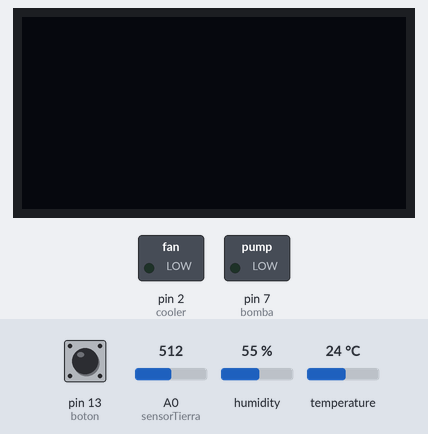
A sketch run on a simulated Arduino Uno, built with avr-gcc and run on an emulated ATmega328P. Parts: 128×64 one-colour display, switched loads named in the sketch (green lamp = pin HIGH). The inputs (shaded band) are chosen by the test bench; at power-on: pin 13 (boton) LOW, temperature 24 °C, A0 (sensorTierra) = 512, humidity 55 %. What the sketch prints to the serial monitor is not drawn.

Above: at 1.2 s.
1.3 s: pin 13 (boton) pulled HIGH for 0.15 s
At 2.3 s:
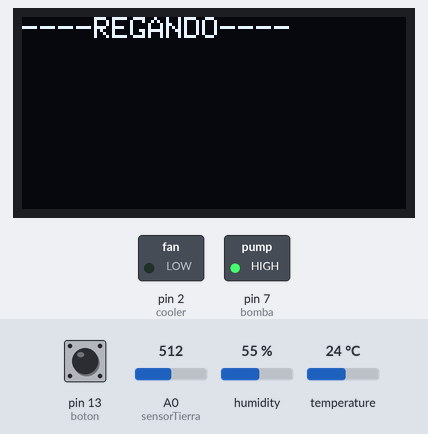
7.5 s: temperature set to 28 °C
At 9.3 s:
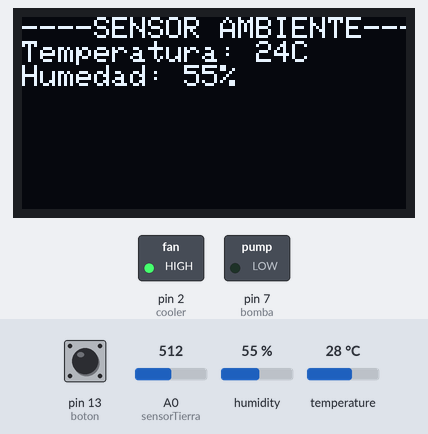
12.9 s: A0 (sensorTierra) set to 690
17.9 s: A0 (sensorTierra) set to 714
At 19.2 s:
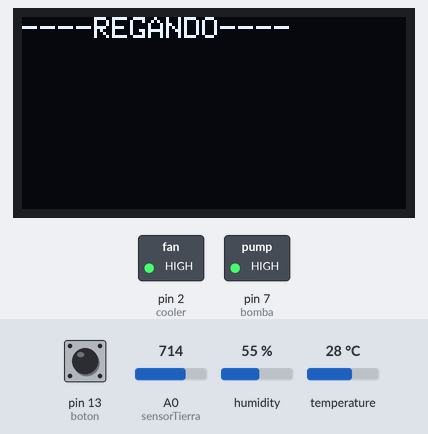
23.9 s: A0 (sensorTierra) set to 306
At 29.0 s:
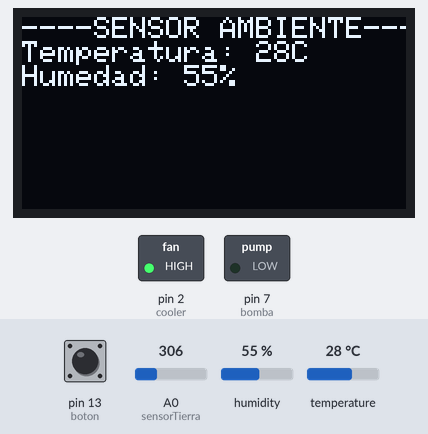
29.9 s: temperature set to 12 °C
At 33.6 s:
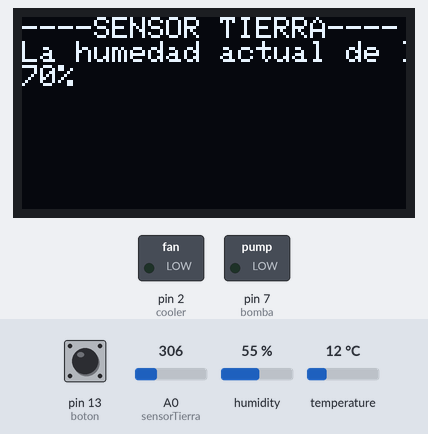
Timing chart, 0 to 35.1 s (numbered marks = the images above; inputs shaded):
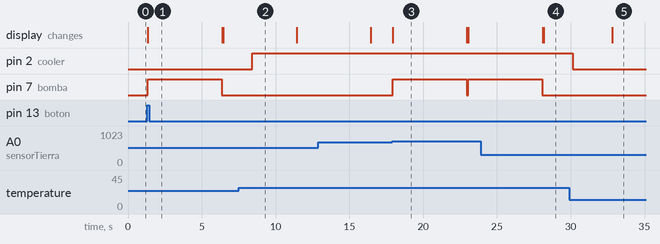

Measured:
- the behaviour switches between 26 and 27 °C on temperature (found by bisection; images 1 and 2)
- the behaviour switches between 699 and 700 on A0 (sensorTierra) (found by bisection; images 2 and 3)
- after the input at 1.3 s, pin 7 (bomba): LOW → HIGH after 0.05 s, → LOW 5.0 s later; the display: changes after 0.05 s (image 1)
- after the input at 7.5 s, pin 2 (cooler): LOW → HIGH after 0.93 s
- after the input at 17.9 s, pin 7 (bomba): LOW → HIGH at once, → LOW 5.0 s later, → HIGH 0.13 s later; the display: changes at once (image 3)
- after the input at 23.9 s, pin 7 (bomba): goes on until 28.1 s, then stays LOW; the display: first differs from a run without the input after 4.3 s (image 4)
- after the input at 29.9 s, pin 2 (cooler): HIGH → LOW after 0.24 s

The sketch:

REGADOR_AUTOMATICO.ino
```cpp
#include <DHT.h>                 //LIBRERIAS SENSOR AMBIENTAL
#include <DHT_U.h>               //LIBRERIAS SENSOR AMBIENTAL
#include "SSD1306Ascii.h"        //LIBRERIA PANTALLA OLED
#include "SSD1306AsciiAvrI2c.h"  //LIBRERIA PANTALLA OLED


// 0X3C+SA0 - 0x3C or 0x3D
#define I2C_ADDRESS 0x3C  //CODIGO DE SERIE DE PANTALLA OLED

// Defina RST_PIN adecuado si es necesario.
#define RST_PIN 10

SSD1306AsciiAvrI2c oled; //clase + objeto, manejamos hardware con "oled"


//SENSOR AMBIENTE
int sensor = 3; //Sensor DHT11 PIN 3
int temperatura;
int humedad;
DHT dht(sensor, DHT11); //Configuracion de sensor, pin + tipo

//SENSOR TIERRA
int sensorTierra = A0;  //el sensor de la tierra esta conectado al pin analogico A0
int boton = 13;         //boton en el pin 13
int bomba = 7;          //bomba en el pin 7
int cooler = 2;         // cooler en el pin 2
int pantalla = 10;

unsigned long millisBoton = 0; //almacena el valor hasta de un numero entero de 32bits
unsigned long millisPantalla = 0; //almacena el valor hasta de un numero entero de 32bits
int estadoBotonAnterior = LOW; //inicializa los estados del boton
int estadoBoton = LOW;
int estadoPantalla = 0;

void setup() {
  Serial.begin(9600);
  dht.begin(); //inicializa sensores de humedad y temperatura

  pinMode(3, INPUT);   //temperatura + humedad ambiente
  pinMode(7, OUTPUT);  //bomba
  pinMode(A0, INPUT);  //sensor en la tierra
  pinMode(13, INPUT);  //boton
  pinMode(2, OUTPUT);  //cooler
  oled.setFont(Adafruit5x7); //"INICIA PANTALLA"


#if RST_PIN >= 0
  oled.begin(&Adafruit128x64, I2C_ADDRESS, RST_PIN); //tipo de pantalla, direccion y resetpin
#else   // RST_PIN >= 0
  oled.begin(&Adafruit128x64, I2C_ADDRESS);//inicializa pantalla sin resetpin
#endif  // RST_PIN >= 0

}


void imprimirValores(int temperatura, int humedad, int suelo, int millisActuales) { //FUNCION

  if ((millisActuales - millisPantalla) >= 5000) { //cada 5 segundos muestra valores en pantalla.
    millisPantalla = millisActuales;
    switch (estadoPantalla) {
      case 0:
        oled.clear();
        oled.println("----SENSOR AMBIENTE----");
        oled.print("Temperatura: ");
        oled.print(temperatura);
        oled.print("C");
        oled.println();
        oled.print("Humedad: ");
        oled.print(humedad);
        oled.println("%");
        estadoPantalla++;
        break;
      case 1:
        oled.clear();
        oled.println("----SENSOR TIERRA----");
        oled.println("La humedad actual de la tierra es: ");
        int humedadTierra = suelo;
        humedadTierra = constrain(humedadTierra, 12, 1022);    //rango de mediciones tomadas en clase
        humedadTierra = map(humedadTierra, 1022, 12, 0, 100);  //porcentajes (12 es mojado, 1022 es SECO)
        oled.print(humedadTierra);
        oled.println("%");
        estadoPantalla--;
        break;
    }
  }
}

//Prende la bomba por 5 segundos.
void regar() { //FUNCION que activa la bomba durante 5 seg
  oled.clear();
  oled.println("----REGANDO----");
  digitalWrite(bomba, HIGH);
  delay(5000);
  digitalWrite(bomba, LOW);
  oled.clear();
}


void loop() {
  unsigned long millisActuales = millis();
  estadoBoton = digitalRead(boton);
  int humedadTierra = analogRead(sensorTierra);
  Serial.println(humedadTierra);

  temperatura = dht.readTemperature();
  humedad = dht.readHumidity();
  imprimirValores(temperatura, humedad, humedadTierra, millisActuales);


  if (humedadTierra >= 700) {
    regar();
  } else {
    digitalWrite(bomba, LOW);  //No se activa la bomba;
  }

  //RIEGO MANUAL
  if ((estadoBoton == HIGH) && (estadoBotonAnterior == LOW)) {
    if ((millisActuales - millisBoton) >= 2) {
      Serial.println("Prendido");
      regar();
      Serial.println("Apagado");
      estadoBotonAnterior = estadoBoton;
    }
  } else {
    millisBoton = millis();
    estadoBotonAnterior = estadoBoton;
  }


  if (temperatura > 26) {
    digitalWrite(cooler, HIGH); //COOLER ACTIVADO
  } else {
    digitalWrite(cooler, LOW);
  }
}
```
